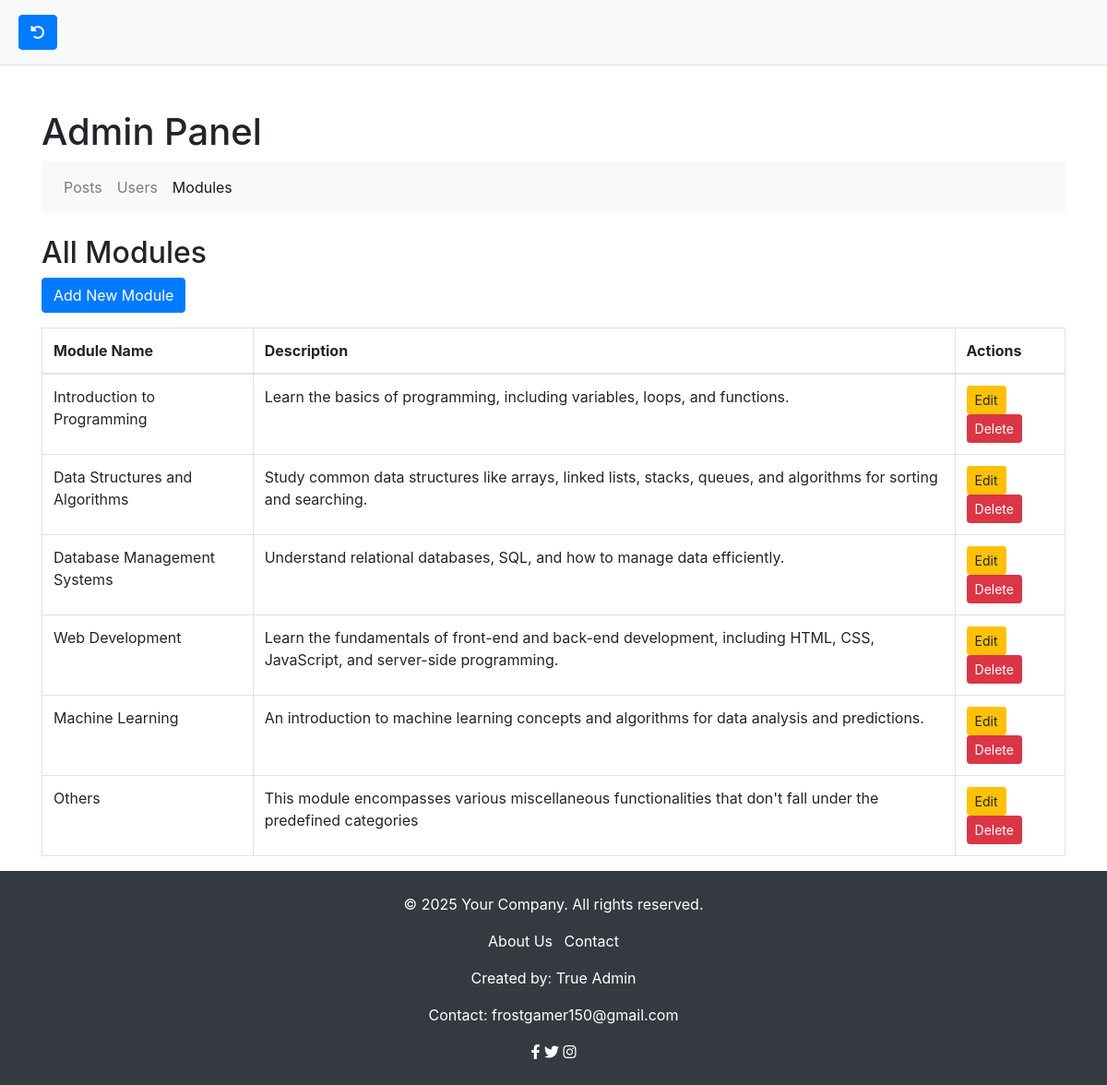
/includes/admin.php?view=modules (signed in), run on the app's committed database.
### tables this page shows
CREATE TABLE `modules` (
  `id` int(11) NOT NULL,
  `module_name` varchar(255) NOT NULL,
  `description` text DEFAULT NULL,
  `created_at` timestamp NOT NULL DEFAULT current_timestamp(),
  `updated_at` timestamp NOT NULL DEFAULT current_timestamp() ON UPDATE current_timestamp()
);

### includes/admin.php (called while the page is built, shortened)
<?php include '../templates/header.php'; ?>
<?php
include '../includes/db_connection.php';
try {
    $modulesStmt = $pdo->prepare('SELECT id, module_name, description FROM modules');
    $modulesStmt->execute();
    $modules = $modulesStmt->fetchAll(PDO::FETCH_ASSOC);
} catch (PDOException $e) {
    echo 'Error: ' . $e->getMessage();
    exit();
}
$view = $_GET['view'] ?? 'posts';
include "../templates/admin.html.php"
?>
<?php include '../templates/footer.php'; ?>

### templates/admin.html.php (the view, shortened to what this page needs)
<!DOCTYPE html>
<html lang="en">
<head>
    <link href="https://stackpath.bootstrapcdn.com/bootstrap/4.5.2/css/bootstrap.min.css" rel="stylesheet">
</head>
<body>
<div class="container mt-5">
    <h1>Admin Panel</h1>
    <nav class="navbar navbar-expand-lg navbar-light bg-light">
        <div class="collapse navbar-collapse" id="navbarNav">
            <ul class="navbar-nav">
                <li class="nav-item <?php echo $view == 'posts' ? 'active' : ''; ?>">
                    <a class="nav-link" href="?view=posts">Posts</a>
                </li>
                <li class="nav-item <?php echo $view == 'users' ? 'active' : ''; ?>">
                    <a class="nav-link" href="?view=users">Users</a>
                </li>
                <li class="nav-item <?php echo $view == 'modules' ? 'active' : ''; ?>">
                    <a class="nav-link" href="?view=modules">Modules</a>
                </li>
            </ul>
        </div>
    </nav>
    <?php if ($view == 'posts'): ?>
        <div class="mt-4">
            <h2>All Posts</h2>
            <table class="table table-bordered">
                <thead>
                    <tr>
                        <th>Title</th>
                        <th>Content</th>
                        <th>Module</th>
                        <th>Actions</th>
                    </tr>
                </thead>
                <tbody>
                    <?php foreach ($posts as $post): ?>
                        <tr>
                            <td><?php echo htmlspecialchars($post['title']); ?></td>
                            <td><?php echo htmlspecialchars(substr($post['content'], 0, 50)) . '...'; ?></td>
                            <td><?php echo htmlspecialchars($post['module_name']); ?></td>
                            <td>
                                <a href="post_detail.php?id=<?php echo $post['id']; ?>" class="btn btn-info btn-sm">View</a>
                                <a href="?delete_post_id=<?php echo $post['id']; ?>" class="btn btn-danger btn-sm" onclick="return confirm('Are you sure you want to delete this post?')">Delete</a>
                            </td>
                        </tr>
                    <?php endforeach; ?>
                </tbody>
            </table>
        </div>
    <?php elseif ($view == 'modules'): ?>
        <div class="mt-4">
            <h2>All Modules</h2>
            <div class="mb-3">
                <a href="add_module.php" class="btn btn-primary">Add New Module</a>
            </div>
            <table class="table table-bordered">
                <thead>
                    <tr>
                        <th>Module Name</th>
                        <th>Description</th>
                        <th>Actions</th>
                    </tr>
                </thead>
                <tbody>
                    <?php foreach ($modules as $module): ?>
                        <tr>
                            <td><?php echo htmlspecialchars($module['module_name']); ?></td>
                            <td><?php echo htmlspecialchars($module['description']); ?></td>
                            <td>
                                <a href="edit_module.php?id=<?php echo $module['id']; ?>" class="btn btn-warning btn-sm">Edit</a>
                                <a href="?delete_module_id=<?php echo $module['id']; ?>" class="btn btn-danger btn-sm" onclick="return confirm('Are you sure you want to delete this module?')">Delete</a>
                            </td>
                        </tr>
                    <?php endforeach; ?>
                </tbody>
            </table>
        </div>
    <?php endif; ?>
</div>
</body>
</html>

### templates/header_style.css (style rules this page uses)
* { margin: 0; padding: 0; box-sizing: border-box; }
.btn { display: inline-block; padding: 10px 15px; text-decoration: none; color: #fff; background-color: #007bff; border-radius: 25px; font-weight: bold; }

### data on the page
modules: module_name "Introduction to Programming", description "Learn the basics of programming, including variables, loops, and functions."
modules: module_name "Data Structures and Algorithms", description "Study common data structures like arrays, linked lists, stacks, queues, and algorithms for sorting and searching."
modules: module_name "Database Management Systems", description "Understand relational databases, SQL, and how to manage data efficiently."
modules: module_name "Web Development", description "Learn the fundamentals of front-end and back-end development, including HTML, CSS, JavaScript, and server-side programming."
modules: module_name "Machine Learning", description "An introduction to machine learning concepts and algorithms for data analysis and predictions."
modules: module_name "Others", description "This module encompasses various miscellaneous functionalities that don't fall under the predefined categories"
